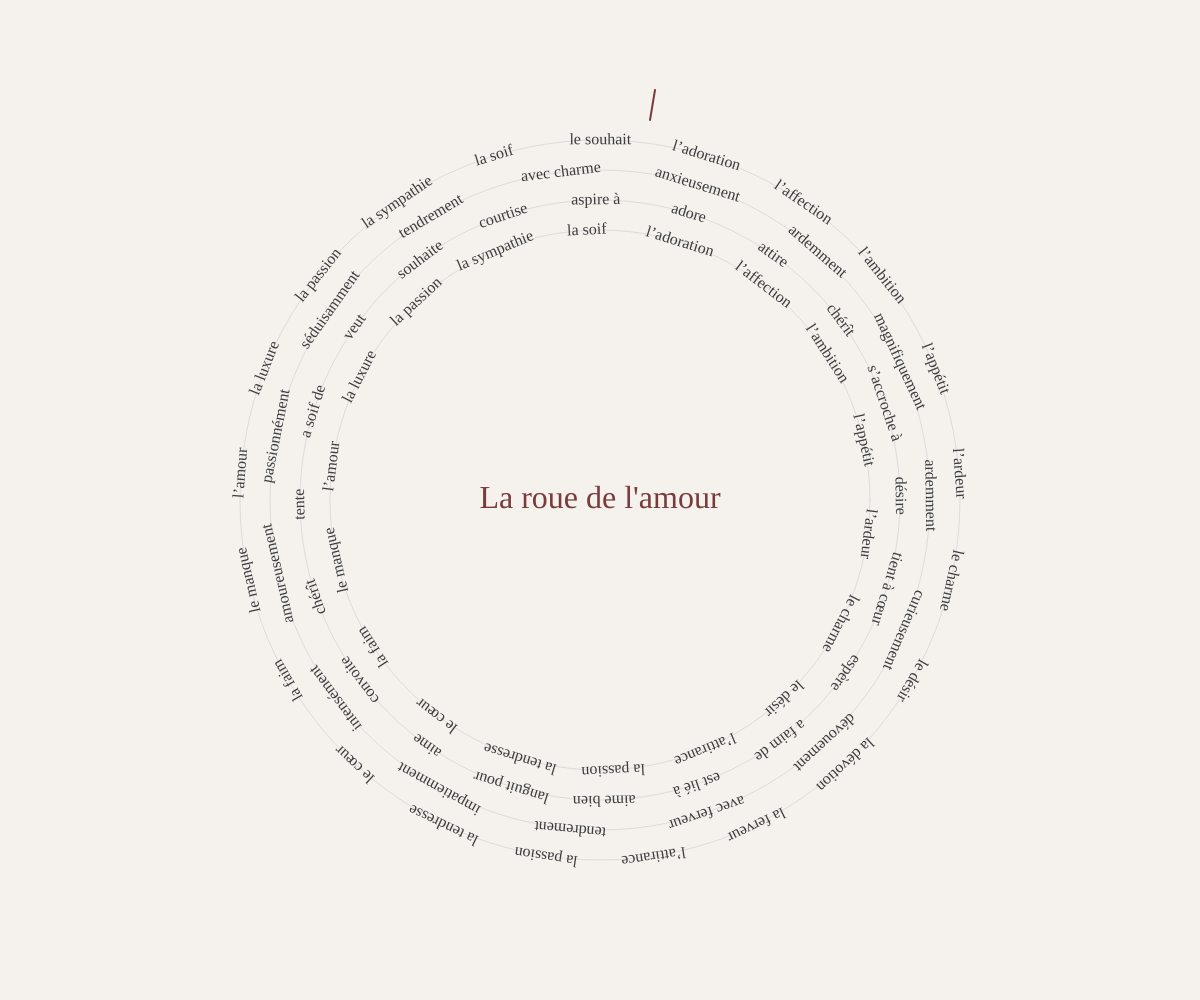
Frame 1 (no input)
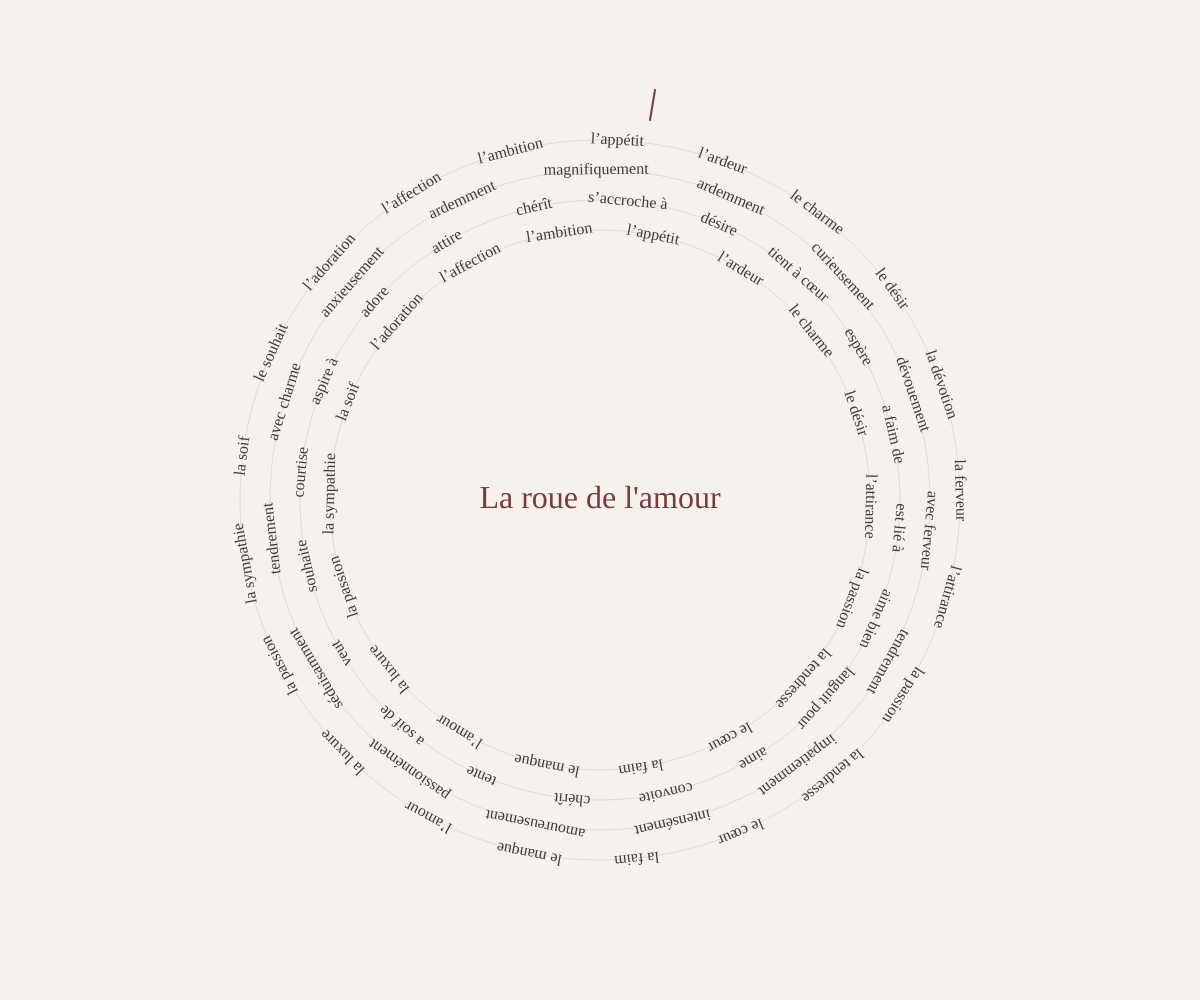
Frame 60 (no input)
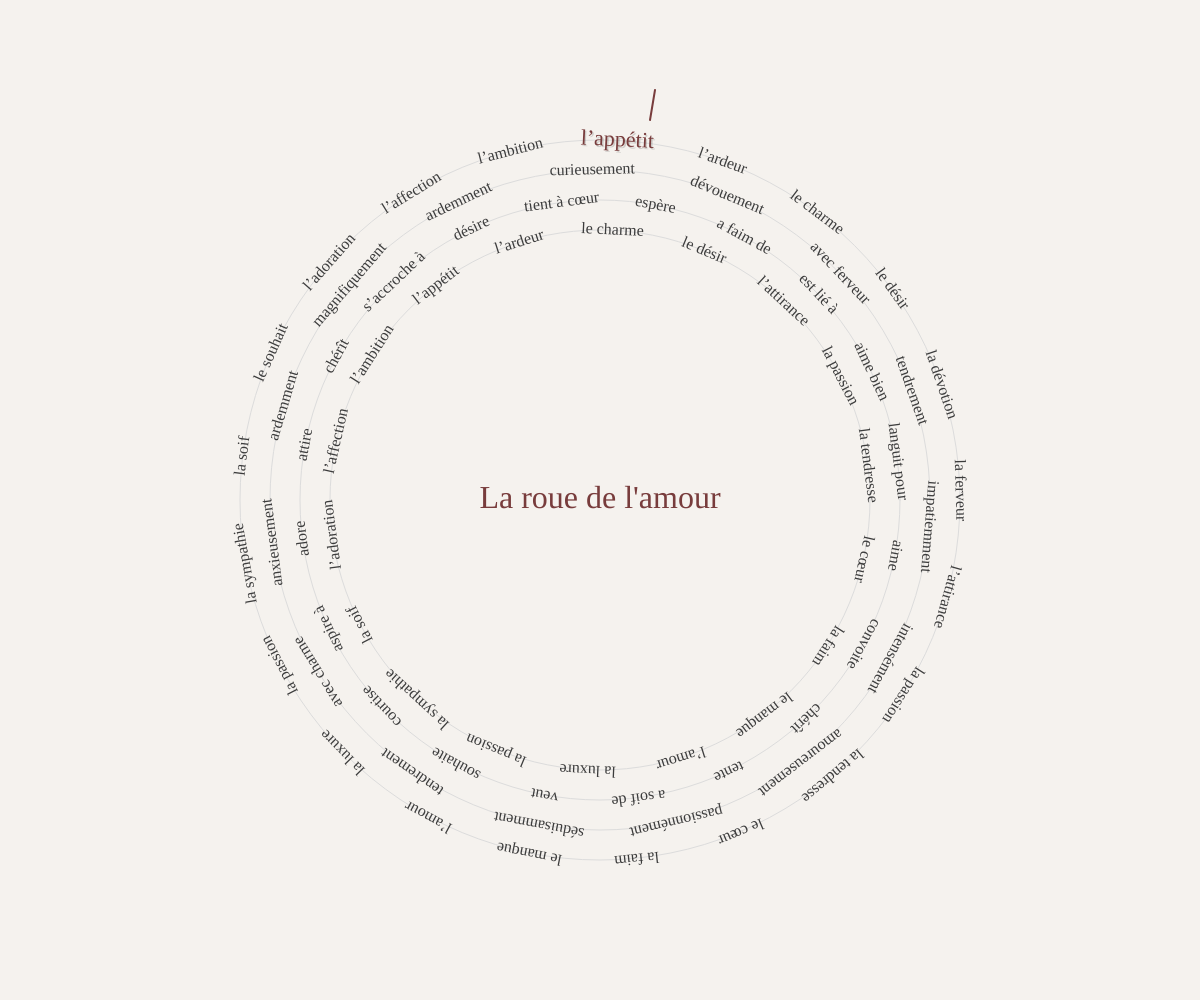
Frame 120 (the mouse pressed at the canvas centre since frame 60)

The p5.js sketch that drew these frames (run headless with seeded random() and noise() and a simulated clock; from frame 60 on, the mouse is pressed at the canvas centre):

// p5.js sketch
// ── sketch.js
// Liste des mots : [[noms], [adverbes], [verbes], [noms]], les noms sont dupliqués car ce ne sont pas tout à fait les mêmes
const words = [
  [
    "l’adoration",
    "l’affection",
    "l’ambition",
    "l’appétit",
    "l’ardeur",
    "le charme",
    "le désir",
    "la dévotion",
    "la ferveur",
    "l’attirance",
    "la passion",
    "la tendresse",
    "le cœur",
    "la faim",
    "le manque",
    "l’amour",
    "la luxure",
    "la passion",
    "la sympathie",
    "la soif",
    "le souhait",
  ],
  [
    "anxieusement",
    "ardemment",
    "magnifiquement",
    "ardemment",
    "curieusement",
    "dévouement",
    "avec ferveur",
    "tendrement",
    "impatiemment",
    "intensément",
    "amoureusement",
    "passionnément",
    "séduisamment",
    "tendrement",
    "avec charme",
  ],
  [
    "adore",
    "attire",
    "chérît",
    "s’accroche à",
    "désire",
    "tient à cœur",
    "espère",
    "a faim de",
    "est lié à",
    "aime bien",
    "languit pour",
    "aime",
    "convoite",
    "chérît",
    "tente",
    "a soif de",
    "veut",
    "souhaite",
    "courtise",
    "aspire à",
  ],
  [
    "l’adoration",
    "l’affection",
    "l’ambition",
    "l’appétit",
    "l’ardeur",
    "le charme",
    "le désir",
    "l’attirance",
    "la passion",
    "la tendresse",
    "le cœur",
    "la faim",
    "le manque",
    "l’amour",
    "la luxure",
    "la passion",
    "la sympathie",
    "la soif",
  ],
];

const TITLE = "La roue de l'amour";
const DEFAULT_SPEED = 0.3;

// à chaque fois : pour chaque liste de mots (donc pour chaque roue)
let angle = [0, 0, 0, 0];
let speed = [DEFAULT_SPEED, DEFAULT_SPEED, DEFAULT_SPEED, DEFAULT_SPEED];
let spinning = [true, true, true, true];
const radius = [360, 330, 300, 270]; // Roues de plus en plus petites

function setup() {
  createCanvas(window.innerWidth, window.innerHeight);
  textAlign(CENTER, CENTER);
  textFont("Georgia");
  textSize(16);
}

// Une liste de mots est enroulés
function drawWheel(x, y, radius, wordsList, rotationAngle, wheelIndex) {
  // On utilise des push() et des pop() pour ne pas avoir à redéfinir l'état du crayon p5 à chaque itération
  push();
  translate(x, y);
  rotate(rotationAngle);

  // à l'arrêt, on calcule quel mot est le plus proche d'en haut au centre (calcule à partir de la gauche du mot)
  const anglePerWord = TWO_PI / wordsList.length;
  let highlightedIndex = null;
  let minDiff = Infinity;
  if (!spinning[wheelIndex]) {
    for (let i = 0; i < wordsList.length; i++) {
      const wordAngle = i * anglePerWord;
      const globalAngle = (rotationAngle + wordAngle) % TWO_PI;
      const diff = abs(globalAngle + PI / 2);

      if (diff < minDiff) {
        minDiff = diff;
        highlightedIndex = i;
      }
    }
  }

  for (let i = 0; i < wordsList.length; i++) {
    push();
    // on place les mots comme s'ils étaient autour d'un cercle en fonction de leur index, de la taille de la liste et du rayon du cercle
    rotate(i * anglePerWord);
    translate(0, -radius);

    // Les mots sélectionnés des roues stoppées sont affichés différemment
    if (!spinning[wheelIndex] && i === highlightedIndex) {
      fill(0, 40);
      textSize(22);
      text(wordsList[i], 1.5, 1.5);

      fill(120, 60, 60);
      text(wordsList[i], 0, 0);
    } else {
      fill(60);
      textSize(16);
      text(wordsList[i], 0, 0);
    }

    pop();
  }

  pop();
}

function draw() {
  background(245, 242, 238);

  // Affichage du titre au milieu
  textSize(32);
  fill(120, 60, 60);
  text(TITLE, window.innerWidth / 2, window.innerHeight / 2);

  // Affichage des cercles gris sous les roues de mots
  noFill();
  stroke(220);
  strokeWeight(1);
  for (let r of radius) {
    ellipse(width / 2, height / 2, r * 2);
  }

  // Affichage du trait en haut à droite qui indique là où la roue choisit les mots vainqueurs
  stroke(120, 60, 60);
  strokeWeight(2);
  line(
    width / 2 + 50,
    height / 2 - max(radius) - 20,
    width / 2 + 55,
    height / 2 - max(radius) - 50
  );

  noStroke();

  // On fait affiche et fait tourner une roue par liste de mots
  for (let i = 0; i < words.length; i++) {
    if (spinning[i]) {
      angle[i] += speed[i];
    }
    drawWheel(width / 2, height / 2, radius[i], words[i], angle[i], i);
  }
}

// Action de l'utilisateur (soit arrêter une roue, soit relancer les roues)
function action() {
  let ended = true;
  for (let i = 0; i < spinning.length; i++) {
    if (spinning[i]) {
      spinning[i] = false;
      speed[i] = 0;
      ended = false;
      break;
    }
  }
  if (ended) {
    speed = [DEFAULT_SPEED, DEFAULT_SPEED, DEFAULT_SPEED, DEFAULT_SPEED];
    spinning = [true, true, true, true];
  }
}

// Déclencher les actions quand on clique ou appuie sur espace
function mousePressed() {
  action();
}

function keyPressed(event) {
  if (event.key === " ") {
    action();
  }
}
